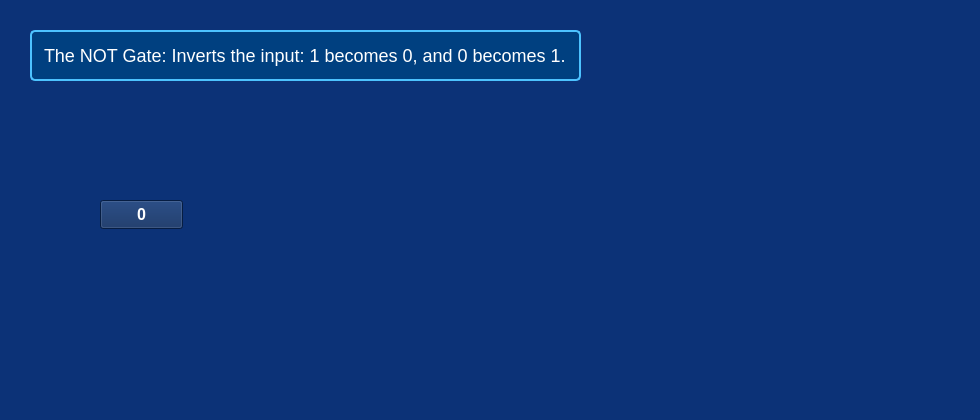
        <widget class="QWidget" name="tutorialNOT">
         <property name="styleSheet">
          <string notr="true">background-color: rgb(12, 50, 119)</string>
         </property>
         <attribute name="title">
          <string>NOT</string>
         </attribute>
         <widget class="QLabel" name="notgate">
          <property name="geometry">
           <rect>
            <x>180</x>
            <y>10</y>
            <width>411</width>
            <height>401</height>
           </rect>
          </property>
          <property name="text">
           <string/>
          </property>
          <property name="pixmap">
           <pixmap resource="Resources.qrc">:/images/not.png</pixmap>
          </property>
          <property name="scaledContents">
           <bool>true</bool>
          </property>
         </widget>
         <widget class="QLabel" name="nottt">
          <property name="geometry">
           <rect>
            <x>690</x>
            <y>110</y>
            <width>281</width>
            <height>211</height>
           </rect>
          </property>
          <property name="text">
           <string/>
          </property>
          <property name="pixmap">
           <pixmap resource="Resources.qrc">:/images/nottt.png</pixmap>
          </property>
          <property name="scaledContents">
           <bool>true</bool>
          </property>
         </widget>
         <widget class="QPushButton" name="notGateInputButton">
          <property name="geometry">
           <rect>
            <x>100</x>
            <y>200</y>
            <width>83</width>
            <height>29</height>
           </rect>
          </property>
          <property name="styleSheet">
           <string notr="true">QPushButton{
background-color: rgb(9, 40, 93);
color: white;
font: bold 12pt
}

</string>
          </property>
          <property name="text">
           <string>0</string>
          </property>
         </widget>
         <widget class="QLabel" name="notGateOutputLabel">
          <property name="geometry">
           <rect>
            <x>580</x>
            <y>180</y>
            <width>51</width>
            <height>51</height>
           </rect>
          </property>
          <property name="text">
           <string/>
          </property>
         </widget>
         <widget class="QLabel" name="label_8">
          <property name="geometry">
           <rect>
            <x>30</x>
            <y>30</y>
            <width>551</width>
            <height>51</height>
           </rect>
          </property>
          <property name="styleSheet">
           <string notr="true">QLabel {
    font-size: 18px;
    font-weight: normal;
    color: #FFFFFF; /* White text */
    background-color: #004080; /* Blue background for text box */
    border: 2px solid #4DC3FF; /* Light blue border */
    padding: 8px; /* Padding for better readability */
    border-radius: 5px; /* Rounded corners */
}</string>
          </property>
          <property name="text">
           <string>The NOT Gate: Inverts the input: 1 becomes 0, and 0 becomes 1.</string>
          </property>
          <property name="wordWrap">
           <bool>true</bool>
          </property>
         </widget>
        </widget>
